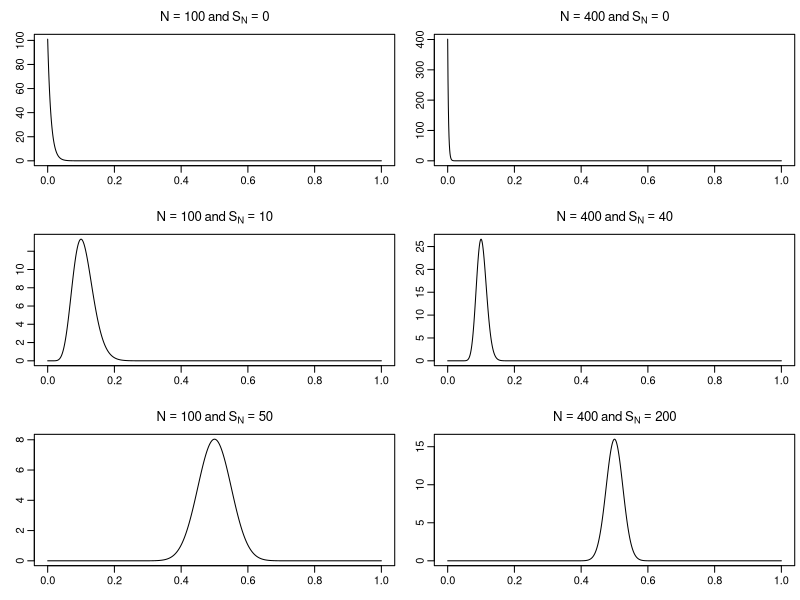

Reproduce this figure in R.
## ---- chunk 1
knitr::opts_chunk$set(
  collapse = TRUE,
  comment = "#>",
  fig.width = 8,
  fig.height = 6
)
knitr::opts_knit$set(global.par = TRUE)
pdfplots <- FALSE # default: FALSE; set this to TRUE only if you like pdf figures
## ---- chunk 2
par(mgp = c(1.6, .6, 0), mar = c(2.6, 2.6, 2.6, .4), lwd = 1)
## ---- chunk 3
if (pdfplots) {
  pdf("TODO.pdf", width = 12, height = 8)
  par(mgp = c(1.6, .6, 0), mar = c(2, 2, 3, .5), lwd = 2)
}
par(mfrow = c(3, 2))
trueprop <- c(0, .1, .5)
N <- c(100, 400)
xs <- seq(0, 1, .001)

for (p in trueprop) {
  for (n in N) {
    aN <- n*p + 1
    bN <- n - n*p + 1
    plot(xs, dbeta(xs, aN, bN), type = "l", xlab = "", ylab = "",
         main = bquote(N == .(n) ~ "and" ~ S[N] == .(n*p)))
  }
}
## ---- chunk 4
alpha <- .05

Ns <- rep(N, each = length(trueprop))
SNs <- Ns * rep(trueprop, length(N))

aN <- SNs + 1    
bN <- Ns - SNs + 1
    
# Equal-ended 95% credible intervals
left <- qbeta(alpha/2, aN, bN)
right <- qbeta(1 - alpha/2, aN, bN)

# HPDs
resolution <- 10000
grid <- seq(0, 1, length.out = resolution + 1)
dist <- (1 - alpha) * resolution

leftHPD <- rightHPD <- rep(NA_real_, length(aN))
for (i in seq_along(aN)) {
  qs <- qbeta(grid, aN[i], bN[i])
  minimizer <- which.min(diff(qs, lag = dist))
  leftHPD[i] <- qs[minimizer]
  rightHPD[i] <- qs[minimizer + dist]
}

res <- cbind(left, right, leftHPD, rightHPD)
## ---- chunk 5
knitr::kable(round(res, 4))
## ---- chunk 6
res <- cbind(length = right - left, lengthHPD = rightHPD - leftHPD)
knitr::kable(round(res, 4))
